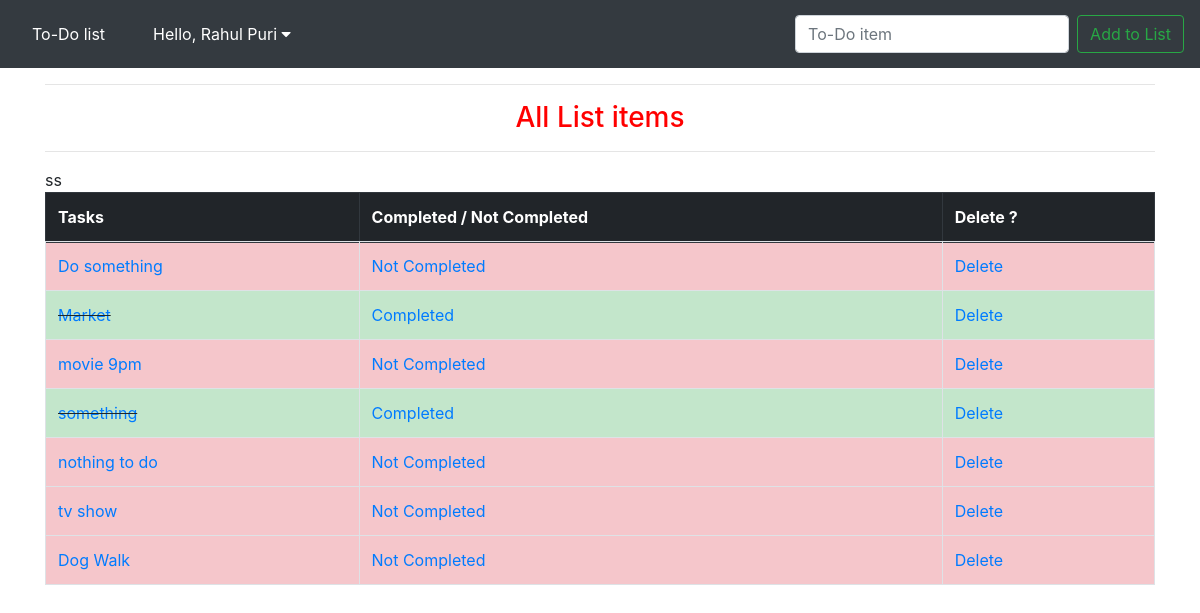
Page /home/ (signed in) on the earlier database version.
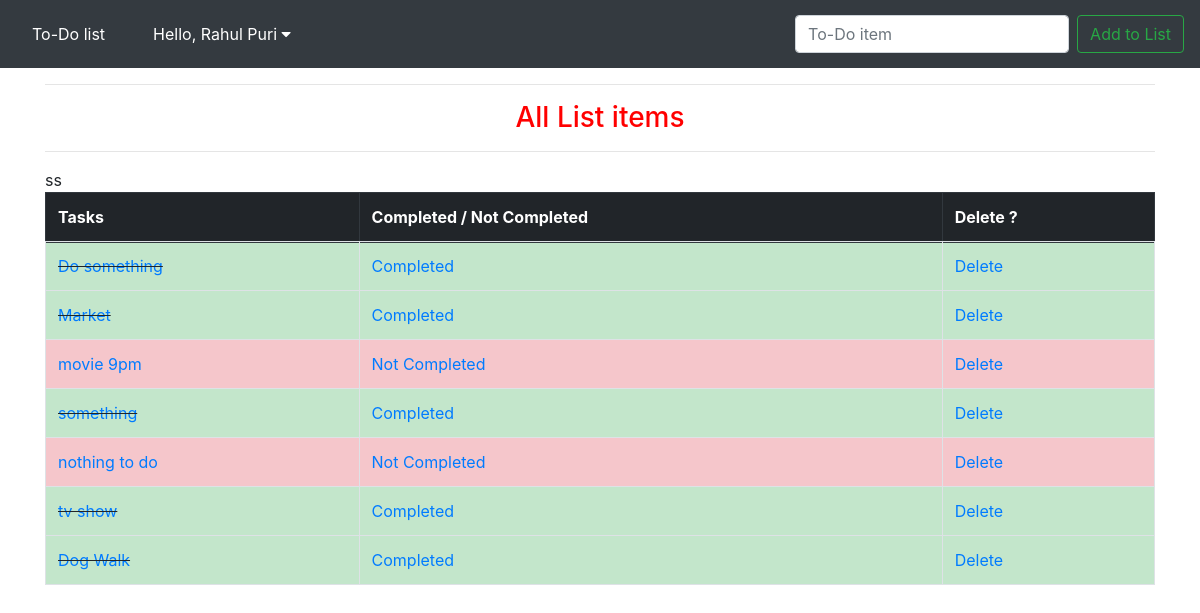
Same page on the later database version.
### todo_list/models.py (models this page shows, shortened)
class List(models.Model):
    user = models.ForeignKey(User , on_delete=models.CASCADE)
    item = models.CharField(max_length = 200)
    completed = models.BooleanField(default = False)

### todo_list/views.py (the view)
# urls.py: 2. Add a URL to urlpatterns:  path('', views.home, name='home')
def home(request):
    if request.user.is_authenticated:
        if request.method == 'POST':
            form = ListForm(request.POST or None)
            if form.is_valid():
                form.save()
                messages.success(request, ('Item Added Successfully !'))
                return redirect('home')
        else:
            user_id = request.user
            all_items = List.objects.filter(user=user_id.id)
            if all_items :
                return render(request, 'home.html', { 'all_items' : all_items})
            else:
                messages.error(request, ("No items to show"))
                return render(request, 'home.html', {})

### todo_list/templates/home.html (shortened to what this page needs)
{% extends 'base.html' %}
{% block content %}
<hr>
<h3 style="color:red" align='center'>     All List items </h3>
<hr>
{% if all_items %}
      <table class='table table-bordered table-hover'>
          <tr>
            <thead class = 'thead-dark'>ss
            <th> Tasks </th>
            <th> Completed / Not Completed </th>
            <th> Delete ? </th>
            </thead>
          </tr>
          {% for things in all_items %}
            {% if things.completed %}
            <tr class = 'table-success'>
              <td class = 'striker'> <a href="{% url 'edit' things.id %}">{{ things.item }}</a></td>
              <td><a href="{% url 'not_completed' things.id %}"> Completed </a></td>
              <td><a href="{% url 'delete' things.id %}"> Delete </a></td>
            </tr>
            {% else %}
            <tr class='table-danger'>
              <td><a href="{% url 'edit' things.id %}"> {{ things.item }}</a></td>
              <td><a href="{% url 'completed' things.id %}"> Not Completed </a></td>
              <td><a href="{% url 'delete' things.id %}"> Delete </a></td>
            </tr>
            {% endif %}
          {% endfor %}
      </table>
{% endif %}
{% endblock %}

### todo_list/templates/base.html (shortened to what this page needs)
{% load static %}
<!DOCTYPE html>
<html lang="en" dir="ltr">
  <head>
    <link rel="stylesheet" href="https://maxcdn.bootstrapcdn.com/bootstrap/4.0.0/css/bootstrap.min.css">
    <link rel='stylesheet' href="{% static 'css/mycss.css' %}">
    <link rel="stylesheet" href="https://cdnjs.cloudflare.com/ajax/libs/font-awesome/4.7.0/css/font-awesome.min.css">
  </head>
  <body>
    <nav class="navbar navbar-expand-lg navbar-dark bg-dark">
  <a class="navbar-brand" href="{% url 'home' %}">To-Do list</a>
  <div class="collapse navbar-collapse" id="navbarSupportedContent">
    {% if user.is_authenticated %}
    <ul class="navbar-nav mr-auto">
      <li class="nav-item ">
          <div class="dropdownn">
            <button class="dropbtn">Hello, {{ user.first_name }}  {{ user.last_name }}
              <i class="fa fa-caret-down"></i>
            </button>
          </div>
      </li>
    </ul>
    {% endif %}
    <form class="form-inline my-2 my-lg-0" method="POST">
      <input class="form-control mr-sm-2" type="search" placeholder="To-Do item" aria-label="Search" name='item'>
      <button class="btn btn-outline-success my-2 my-sm-0" type="submit">Add to List</button>
    </form>
  </div>
</nav>
<div class='container'>
{% block content %}
{% endblock %}
</div>
</<body>
</html>

### static/css/mycss.css (style rules this page uses)
.striker { text-decoration: line-through; }
.navbar { overflow: hidden; background-color: #333; }
.navbar a { float: left; font-size: 16px; color: white; text-align: center; padding: 14px 16px; text-decoration: none; }
.dropdownn { float: left; overflow: hidden; }
.dropdownn .dropbtn { font-size: 16px; border: none; outline: none; color: white; padding: 14px 16px; background-color: inherit; font-family: inherit; margin: 0; }

Differences in the rows shown:
changed List "Do something": completed "Not Completed" → "Completed"
changed List "tv show": completed "Not Completed" → "Completed"
changed List "Dog Walk": completed "Not Completed" → "Completed"
